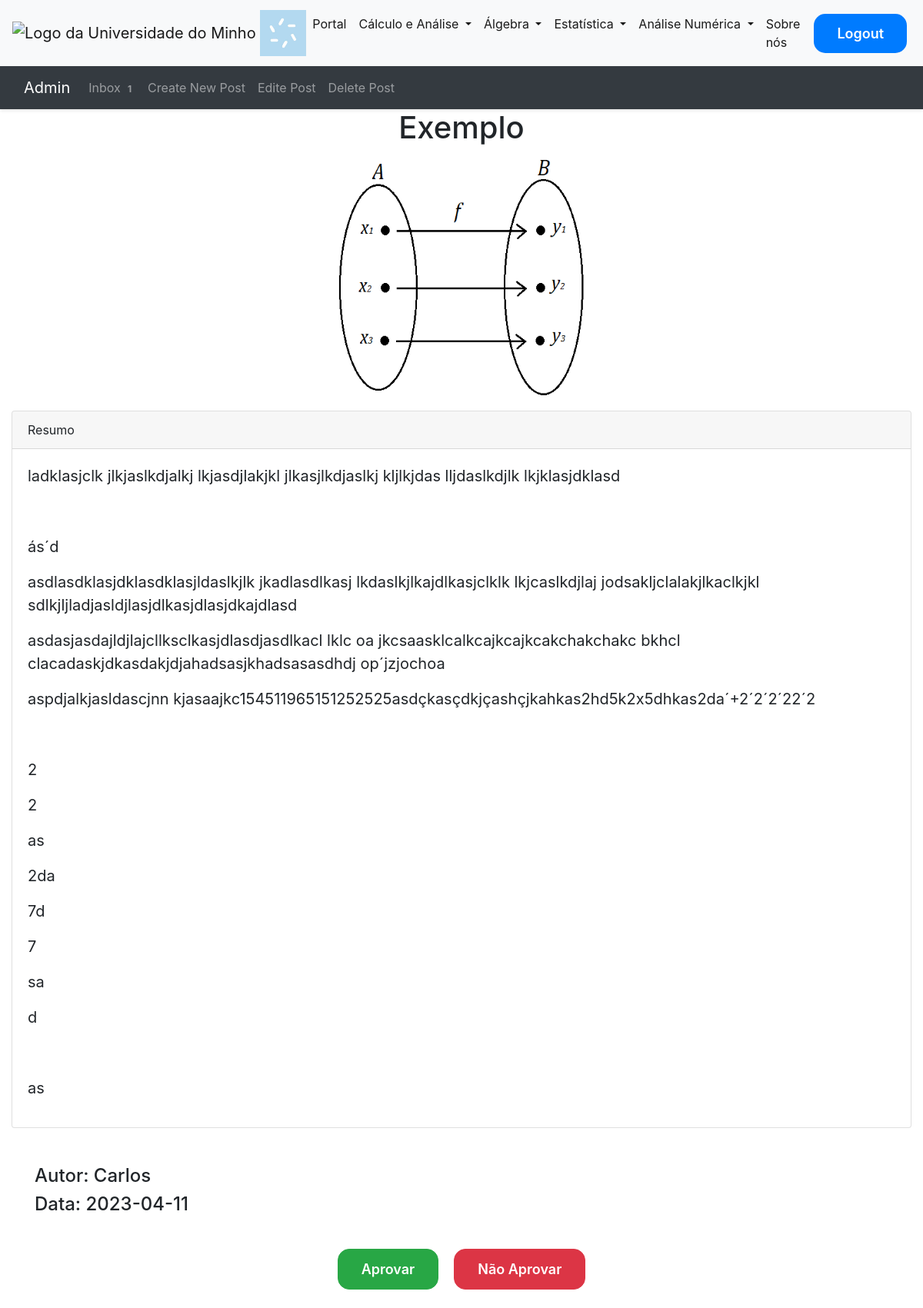
Screenshot of /form/3 (signed in) with the database file from the repository.
### tables this page shows
CREATE TABLE forms
             (id INTEGER PRIMARY KEY AUTOINCREMENT,
              title TEXT,
              content TEXT,
              thumbnail_url TEXT,
              file_url TEXT,
              author TEXT,
              snapshots_1 TEXT,
              snapshots_2 TEXT,
              snapshots_3 TEXT,
              links TEXT,
              download TEXT,
              created_at TIMESTAMP DEFAULT CURRENT_TIMESTAMP);

### main.py (the view)
@app.route("/form/<int:form_id>")
def forms(form_id):
    if 'email' not in session or session['tipo'] != 'admin':
        flash("Acesso negado!", category='error')
        return redirect("/")
    conn = sqlite3.connect("database.db")
    c = conn.cursor()
    c.execute("SELECT * FROM forms WHERE id=?", (form_id,))
    post = c.fetchone()
    conn.close()
    conn = sqlite3.connect("database.db")
    c = conn.cursor()
    c.execute("SELECT * FROM forms")
    forms = c.fetchall()
    conn.close()
    return render_template("form.html", post=post, can_edit=False, forms=forms)

### templates/form.html (shortened to what this page needs)
{% extends "base.html" %}
{% block content %}
<main>
  <article>
    <div class="container-fluid">
      <header class="text-center">
        <h1>{{ post[1] }}</h1>
      </header>
      {% if post[4] %}
      {% if post[4].endswith(('jpg', 'jpeg', 'gif', 'png')) %}
      {% set file_path = post[4].split('static', 1)[-1].lstrip('\\/') %}
      <figure class="text-center">
        <img width="320" height="320" src="{{ '../static/' ~ file_path }}" alt="">
      </figure>
      {% endif %}
      {% endif %}
      <div class="card">
        <div class="card-header">
          Resumo
        </div>
        <div class="card-body">
          <blockquote class="blockquote mb-0">
            {{ post[2]|safe }}
          </blockquote>
        </div>
      </div>
      <div class="container">
        <br></br>
        <h4> Autor: {{post[5]}}</h4>
        <h4>Data: {{ post[11].split(' ')[0] }}</h4>
      </div>
    </div>
  </article>
  <div class="foot-con">
    <footer id="footer">
      <form method="post" action="/approved">
        <button type="submit" class="btn btn-success">Aprovar</button>
      </form>
      <form method="post" action="/delete">
        <button type="submit" class="btn btn-danger">Não Aprovar</button>
      </form>
    </footer>
  </div>
</main>
{% endblock %}

### static/style.css (style rules this page uses)
.btn { display: inline-block; padding: 12px 30px; font-size: 18px; font-weight: 600; border-radius: 5px; text-align: center; margin: 0 10px; transition: all 0.3s ease; }
.btn { border-radius: 15px; }
footer { text-align: center; position: absolute; bottom: 0; width: 100%; height: 100px; display: flex; justify-content: center; align-items: center; }
.foot-con { position: relative; min-height: 100%; margin-top: 120px; }

### rows the page displays
forms: title "Exemplo", content "ladklasjclk jlkjaslkdjalkj lkjasdjlakjkl jlkasjlkdjaslkj kljlkjdas lljdaslkdjlk lkjklasjdklasd ás´d asdlasdklasjdklasdklasjldaslkjlk jkadlasdlkasj lkdaslkjlkajdlkasjclklk lkjcaslkdjlaj jodsakljclalakjlkaclkjkl sdlkjljladjasldjlasjdlkasjdlasjdkajdlasd asdasjasdajldjlajcllksclkasjdlasdjasdlkacl lklc oa jkcsaasklcalkcajkcajkcakchakchakc bkhcl clacadaskjdkasdakjdjahadsasjkhadsasasdhdj op´jzjochoa aspdjalkjasldascjnn kjasaajkc154511965151252525asdçkasçdkjçashçjkahkas2hd5k2x5dhkas2da´+2´2´2´22´2 2 2 as 2da 7d 7 sa d as", author "Carlos", created_at "2023-04-11"
